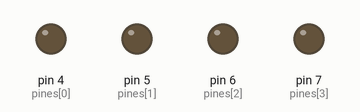
Recording of a sketch running on a simulated Arduino Uno, built with avr-gcc and run on an emulated ATmega328P. Shown: output pins drawn as LEDs (lit = HIGH).

Above: at 0.2 s.
At 1.2 s:
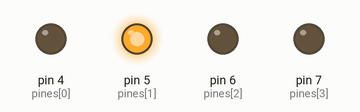
At 2.2 s:
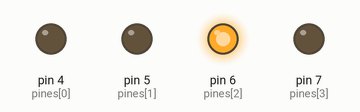
At 4.7 s:
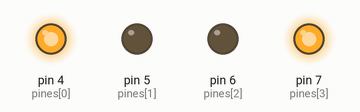
At 7.2 s:
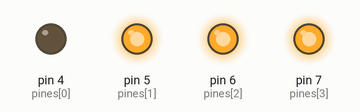
At 9.7 s:
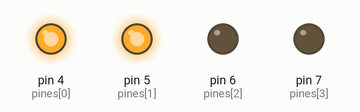
Timing chart, 0 to 10.4 s (numbered marks = the images above):
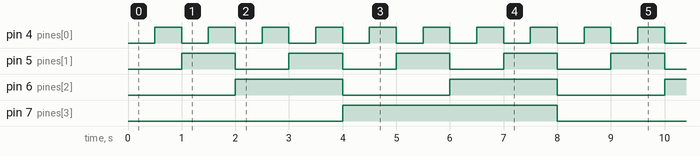

The sketch:

contador_original.ino
```cpp
// se asocian los bits a sus pines digitales a modo de lista, reduciendo lineas de codigo
const int pines[4] = {4, 5, 6, 7};
int waitDelay = 500;
 //cada uno de los 4 pines hace salida digital y se recorren
void setup() {
  for (int i = 0; i < 4; i++) pinMode(pines[i], OUTPUT);
}
// Recorremos todos los valores decimales de 0 a 15
void loop() {
  for (int numero = 0; numero <= 15; numero++) {
    for (int bit = 0; bit < 4; bit++) {
      digitalWrite(pines[bit], bitRead(numero, bit));
    }
    delay(waitDelay);
  }
}
```

Measured:
- by itself, pin 4 (pines[0]): alternates HIGH for 0.50 s and LOW for 0.50 s
- by itself, pin 5 (pines[1]): alternates HIGH for 1.0 s and LOW for 1.0 s
- by itself, pin 6 (pines[2]): alternates HIGH for 2.0 s and LOW for 2.0 s
- by itself, pin 7 (pines[3]): alternates HIGH for 4.0 s and LOW for 4.0 s
